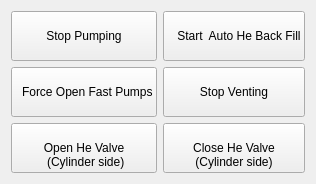
          <widget class="QWidget" name="tab_7">
           <attribute name="title">
            <string>Manual Controls</string>
           </attribute>
           <layout class="QGridLayout" name="gridLayout_39">
            <item row="1" column="0">
             <widget class="QPushButton" name="pb_open_fast_pumps">
              <property name="sizePolicy">
               <sizepolicy hsizetype="Minimum" vsizetype="Preferred">
                <horstretch>0</horstretch>
                <verstretch>0</verstretch>
               </sizepolicy>
              </property>
              <property name="text">
               <string>  
  Force Open Fast Pumps  
</string>
              </property>
             </widget>
            </item>
            <item row="2" column="0">
             <widget class="QPushButton" name="pb_open_he_valve">
              <property name="text">
               <string>
Open He Valve
 (Cylinder side)</string>
              </property>
             </widget>
            </item>
            <item row="0" column="1">
             <widget class="QPushButton" name="pb_auto_he_fill">
              <property name="enabled">
               <bool>true</bool>
              </property>
              <property name="sizePolicy">
               <sizepolicy hsizetype="Preferred" vsizetype="Preferred">
                <horstretch>0</horstretch>
                <verstretch>0</verstretch>
               </sizepolicy>
              </property>
              <property name="styleSheet">
               <string notr="true"/>
              </property>
              <property name="text">
               <string> 
   Start  Auto He Back Fill   
      </string>
              </property>
             </widget>
            </item>
            <item row="2" column="1">
             <widget class="QPushButton" name="pb_close_he_valve">
              <property name="text">
               <string>
Close He Valve
(Cylinder side)</string>
              </property>
             </widget>
            </item>
            <item row="0" column="0">
             <widget class="QPushButton" name="pb_stop_pump">
              <property name="sizePolicy">
               <sizepolicy hsizetype="Preferred" vsizetype="Preferred">
                <horstretch>0</horstretch>
                <verstretch>0</verstretch>
               </sizepolicy>
              </property>
              <property name="text">
               <string>  
Stop Pumping   
</string>
              </property>
             </widget>
            </item>
            <item row="1" column="1">
             <widget class="QPushButton" name="pb_stop_vent">
              <property name="sizePolicy">
               <sizepolicy hsizetype="Preferred" vsizetype="Preferred">
                <horstretch>0</horstretch>
                <verstretch>0</verstretch>
               </sizepolicy>
              </property>
              <property name="text">
               <string>
Stop Venting
</string>
              </property>
             </widget>
            </item>
           </layout>
          </widget>
